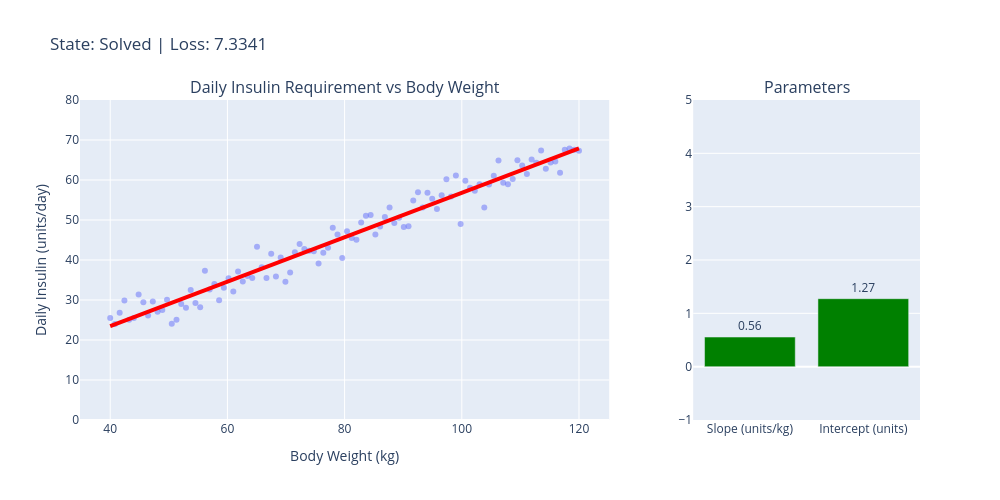

Notebook code cell kept with this figure:
### Code cell
# Calculated Linear Regression - Clinical Example: Body Weight vs Daily Insulin Requirement
import torch
import torch.nn as nn
import numpy as np
import plotly.graph_objects as go
from plotly.subplots import make_subplots

# --- 1. GLOBAL TOGGLE LOGIC ---
try:
    is_solved
except NameError:
    is_solved = False

is_solved = not is_solved

# --- 2. SETUP DATA & MODEL ---
# Clinical Example: Body Weight (kg) vs Total Daily Insulin Dose (units/day)
# Simulated data - no real patient records are used.
np.random.seed(42)
weight_numpy = np.linspace(40, 120, 100)
insulin_numpy = 0.55 * weight_numpy + 2 + np.random.normal(0, 3, size=weight_numpy.shape)

weight_tensor = torch.from_numpy(weight_numpy.astype(np.float32)).view(-1, 1)
insulin_tensor = torch.from_numpy(insulin_numpy.astype(np.float32)).view(-1, 1)

model = nn.Linear(1, 1)

# --- 3. APPLY LOGIC BASED ON TOGGLE ---
if is_solved:
    status_msg = "Solved"
    line_color = 'red'

    # Mathematical Solve (Normal Equation)
    ones = torch.ones_like(weight_tensor)
    X_design = torch.cat([weight_tensor, ones], dim=1)
    theta = torch.inverse(X_design.t() @ X_design) @ X_design.t() @ insulin_tensor

    slope_val = theta[0].item()
    intercept_val = theta[1].item()

    with torch.no_grad():
        model.weight.fill_(slope_val)
        model.bias.fill_(intercept_val)

else:
    status_msg = "Initial"
    line_color = 'red'

    slope_val = 0.0
    intercept_val = 0.0

    with torch.no_grad():
        model.weight.fill_(0.0)
        model.bias.fill_(0.0)

# --- 4. VISUALIZE ---
with torch.no_grad():
    predicted = model(weight_tensor).numpy().flatten()
    current_loss = torch.mean((insulin_tensor - model(weight_tensor))**2).item()

# Display slope as insulin units per kg of body weight
slope_display = slope_val
intercept_display = intercept_val

trace_data = go.Scatter(x=weight_numpy, y=insulin_numpy, mode='markers', name='Data', marker=dict(opacity=0.5))

trace_fit = go.Scatter(
    x=weight_numpy, y=predicted, mode='lines', name='Model Fit',
    line=dict(color=line_color, width=4)
)

colors = ['green' if val > 0.01 else 'gray' for val in [slope_display, intercept_display]]
trace_parameters = go.Bar(
    x=['Slope (units/kg)', 'Intercept (units)'],
    y=[slope_display, intercept_display],
    name='Params',
    marker_color=colors,
    text=[f'{slope_display:.2f}', f'{intercept_display:.2f}'],
    textposition='outside',
    textfont=dict(size=12)
)

fig = make_subplots(
    rows=1, cols=2, column_widths=[0.7, 0.3],
    subplot_titles=('Daily Insulin Requirement vs Body Weight', 'Parameters')
)

fig.add_trace(trace_data, row=1, col=1)
fig.add_trace(trace_fit, row=1, col=1)
fig.add_trace(trace_parameters, row=1, col=2)

fig.update_xaxes(title_text="Body Weight (kg)", row=1, col=1)
fig.update_yaxes(title_text="Daily Insulin (units/day)", row=1, col=1)

fig.update_yaxes(range=[0, 80], row=1, col=1)
fig.update_yaxes(range=[-1, 5], row=1, col=2)

fig.update_layout(
    title=f'State: {status_msg} | Loss: {current_loss:.4f}',
    width=1000, height=500, showlegend=False
)

fig.show()

### Figure 1 — Plotly figure (JSON) as saved in the notebook; plotly's stock layout.template omitted (floating-point values rounded to 4 significant figures)
{"data": [{"marker": {"opacity": 0.5}, "mode": "markers", "name": "Data", "type": "scatter", "x": [40.0, 40.81, 41.62, 42.42, 43.23, 44.04, 44.85, 45.66, 46.46, 47.27, 48.08, 48.89, 49.7, 50.51, 51.31, 52.12, 52.93, 53.74, 54.55, 55.35, 56.16, 56.97, 57.78, 58.59, 59.39, 60.2, 61.01, 61.82, 62.63, 63.43, 64.24, 65.05, 65.86, 66.67, 67.47, 68.28, 69.09, 69.9, 70.71, 71.52, 72.32, 73.13, 73.94, 74.75, 75.56, 76.36, 77.17, 77.98, 78.79, 79.6, 80.4, 81.21, 82.02, 82.83, 83.64, 84.44, 85.25, 86.06, 86.87, 87.68, 88.48, 89.29, 90.1, 90.91, 91.72, 92.53, 93.33, 94.14, 94.95, 95.76, 96.57, 97.37, 98.18, 98.99, 99.8, 100.6, 101.4, 102.2, 103.0, 103.8, 104.6, 105.5, 106.3, 107.1, 107.9, 108.7, 109.5, 110.3, 111.1, 111.9, 112.7, 113.5, 114.3, 115.2, 116.0, 116.8, 117.6, 118.4, 119.2, 120.0], "xaxis": "x", "y": [25.49, 24.03, 26.83, 29.9, 25.08, 25.52, 31.4, 29.41, 26.15, 29.63, 27.05, 27.49, 30.06, 24.04, 25.05, 28.98, 28.07, 32.5, 29.28, 28.21, 37.29, 32.66, 33.98, 29.95, 33.03, 35.44, 32.1, 37.13, 34.64, 36.01, 35.53, 43.33, 38.18, 35.49, 41.58, 35.89, 40.63, 34.57, 36.9, 41.92, 43.99, 42.74, 42.32, 42.21, 39.12, 41.84, 43.06, 48.06, 46.36, 40.49, 47.19, 45.51, 45.08, 49.39, 51.09, 51.24, 46.37, 48.41, 50.77, 53.15, 49.23, 50.55, 48.24, 48.41, 54.88, 56.96, 53.12, 56.79, 55.31, 52.73, 56.2, 60.17, 55.89, 61.14, 49.03, 59.8, 58.04, 57.33, 58.94, 53.15, 58.9, 61.07, 64.88, 59.33, 58.91, 60.27, 64.97, 63.65, 61.52, 65.1, 64.29, 67.35, 62.78, 64.35, 64.6, 61.83, 67.56, 67.89, 67.57, 67.3], "yaxis": "y"}, {"line": {"color": "red", "width": 4}, "mode": "lines", "name": "Model Fit", "type": "scatter", "x": [40.0, 40.81, 41.62, 42.42, 43.23, 44.04, 44.85, 45.66, 46.46, 47.27, 48.08, 48.89, 49.7, 50.51, 51.31, 52.12, 52.93, 53.74, 54.55, 55.35, 56.16, 56.97, 57.78, 58.59, 59.39, 60.2, 61.01, 61.82, 62.63, 63.43, 64.24, 65.05, 65.86, 66.67, 67.47, 68.28, 69.09, 69.9, 70.71, 71.52, 72.32, 73.13, 73.94, 74.75, 75.56, 76.36, 77.17, 77.98, 78.79, 79.6, 80.4, 81.21, 82.02, 82.83, 83.64, 84.44, 85.25, 86.06, 86.87, 87.68, 88.48, 89.29, 90.1, 90.91, 91.72, 92.53, 93.33, 94.14, 94.95, 95.76, 96.57, 97.37, 98.18, 98.99, 99.8, 100.6, 101.4, 102.2, 103.0, 103.8, 104.6, 105.5, 106.3, 107.1, 107.9, 108.7, 109.5, 110.3, 111.1, 111.9, 112.7, 113.5, 114.3, 115.2, 116.0, 116.8, 117.6, 118.4, 119.2, 120.0], "xaxis": "x", "y": [23.48, 23.93, 24.38, 24.83, 25.28, 25.72, 26.17, 26.62, 27.07, 27.52, 27.97, 28.42, 28.87, 29.31, 29.76, 30.21, 30.66, 31.11, 31.56, 32.01, 32.45, 32.9, 33.35, 33.8, 34.25, 34.7, 35.15, 35.59, 36.04, 36.49, 36.94, 37.39, 37.84, 38.29, 38.73, 39.18, 39.63, 40.08, 40.53, 40.98, 41.43, 41.88, 42.32, 42.77, 43.22, 43.67, 44.12, 44.57, 45.02, 45.46, 45.91, 46.36, 46.81, 47.26, 47.71, 48.16, 48.6, 49.05, 49.5, 49.95, 50.4, 50.85, 51.3, 51.74, 52.19, 52.64, 53.09, 53.54, 53.99, 54.44, 54.89, 55.33, 55.78, 56.23, 56.68, 57.13, 57.58, 58.03, 58.47, 58.92, 59.37, 59.82, 60.27, 60.72, 61.17, 61.61, 62.06, 62.51, 62.96, 63.41, 63.86, 64.31, 64.75, 65.2, 65.65, 66.1, 66.55, 67.0, 67.45, 67.9], "yaxis": "y"}, {"marker": {"color": ["green", "green"]}, "name": "Params", "text": ["0.56", "1.27"], "textfont": {"size": 12}, "textposition": "outside", "type": "bar", "x": ["Slope (units/kg)", "Intercept (units)"], "xaxis": "x2", "y": [0.5552, 1.275], "yaxis": "y2"}], "layout": {"annotations": [{"font": {"size": 16}, "showarrow": false, "text": "Daily Insulin Requirement vs Body Weight", "x": 0.315, "xanchor": "center", "xref": "paper", "y": 1.0, "yanchor": "bottom", "yref": "paper"}, {"font": {"size": 16}, "showarrow": false, "text": "Parameters", "x": 0.865, "xanchor": "center", "xref": "paper", "y": 1.0, "yanchor": "bottom", "yref": "paper"}], "height": 500, "showlegend": false, "title": {"text": "State: Solved | Loss: 7.3341"}, "width": 1000, "xaxis": {"anchor": "y", "domain": [0.0, 0.63], "title": {"text": "Body Weight (kg)"}}, "xaxis2": {"anchor": "y2", "domain": [0.73, 1.0]}, "yaxis": {"anchor": "x", "domain": [0.0, 1.0], "range": [0, 80], "title": {"text": "Daily Insulin (units/day)"}}, "yaxis2": {"anchor": "x2", "domain": [0.0, 1.0], "range": [-1, 5]}}}
